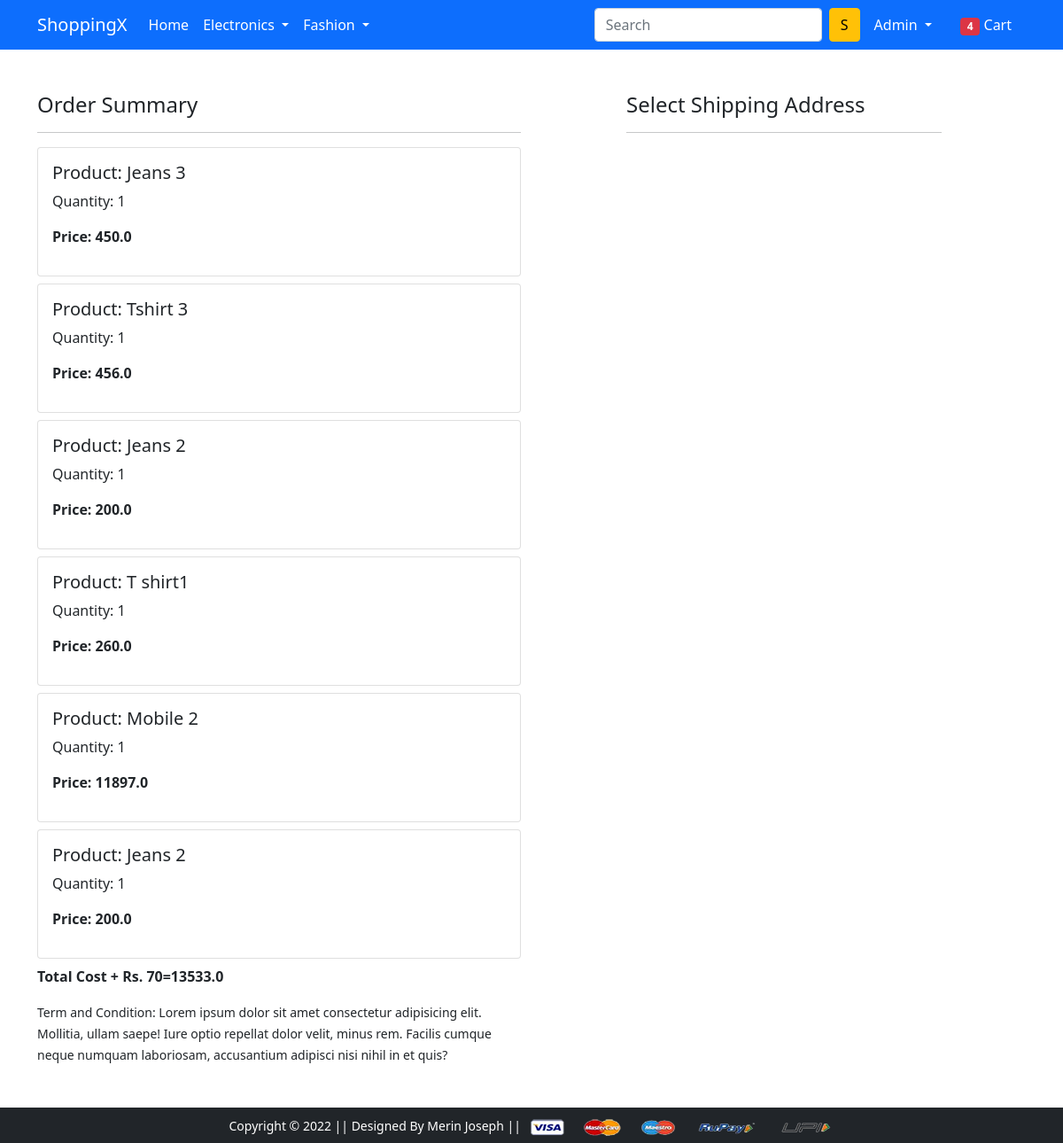
Before: /checkout/ (signed in) with the older database file.
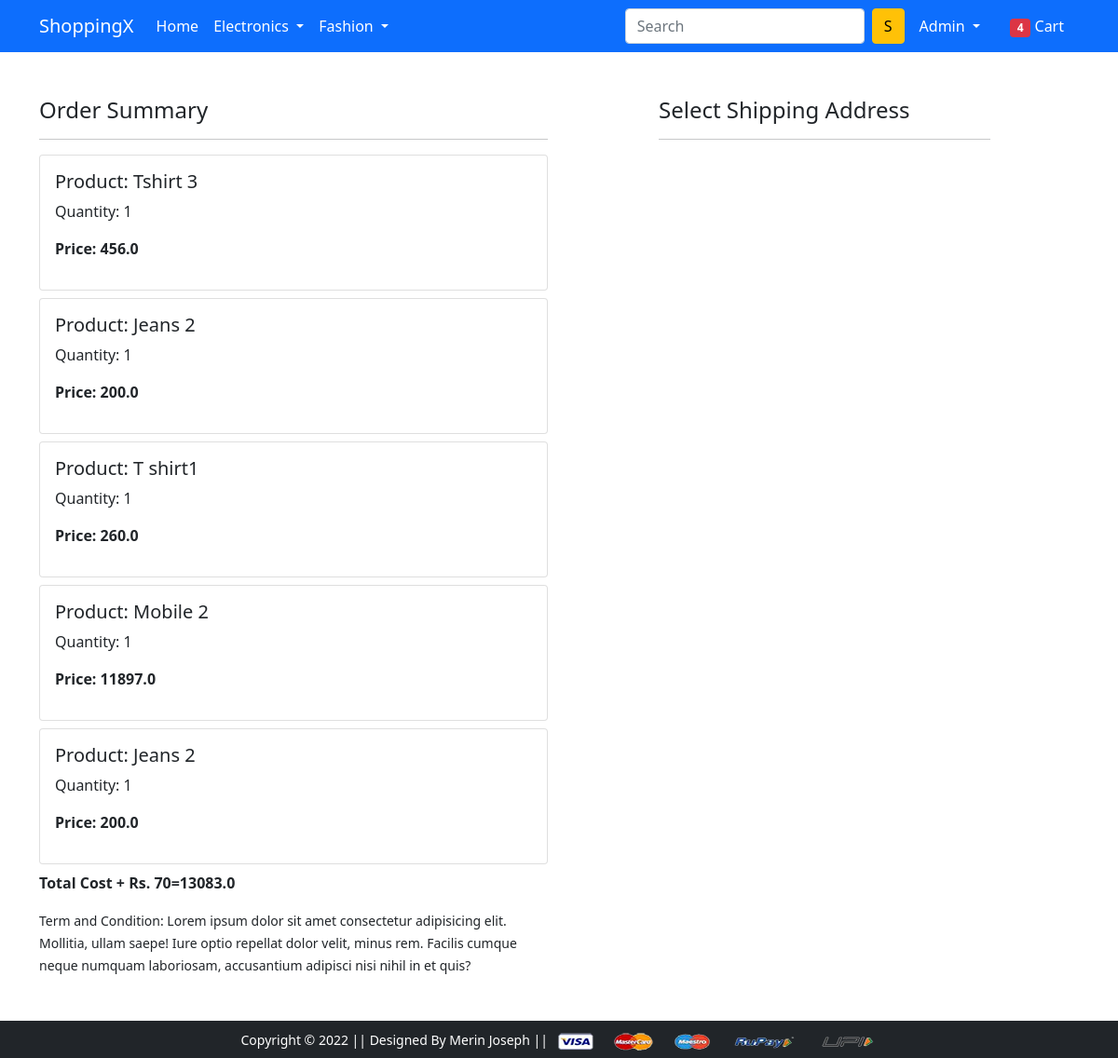
After: the same page with the newer database file.
### app/models.py (models this page shows, shortened)
class Cart(models.Model):
    user = models.ForeignKey(User, on_delete=models.CASCADE)
    product = models.ForeignKey(Product, on_delete=models.CASCADE)
    quantity = models.PositiveIntegerField(default=1)
    @property
    def total_cost(self):
        return self.quantity*self.product.discounted_price

class Product(models.Model):
    title = models.CharField(max_length=100)
    selling_price = models.FloatField()
    discounted_price = models.FloatField()
    description = models.TextField()
    brand = models.CharField(max_length=100)
    category = models.CharField(choices=CATEGORY_CHOICES, max_length=2)
    product_image = models.ImageField(upload_to='productimg')

### app/views.py (the view)
# urls.py: path('checkout/', checkout, name='checkout'),
@login_required
def checkout(request):
    user=request.user
    add=Customer.objects.filter(user=user)
    cart_items=Cart.objects.filter(user=user)
    amount=0.0
    shipping_amount = 70.0
    totalamount=0.0
    cart_product = [p for p in Cart.objects.all() if p.user == request.user]
    if cart_product:
        for p in cart_product:
            tempamount = (p.quantity * p.product.discounted_price)
            amount += tempamount
        totalamount=amount+shipping_amount
    return render(request, 'app/checkout.html',{'add':add,'totalamount':totalamount,'cart_items':cart_items})

### app/templates/app/checkout.html (shortened to what this page needs)
{% extends 'app/base.html' %}
{% load static %}
{% block main-content %}
<div class="container">
 <div class="row mt-5">
  <div class="col-sm-6">
    <h4>Order Summary</h4>
    <hr>
    {% for item in cart_items %}
      <div class="card mb-2">
        <div class="card-body">
          <h5>Product: {{item.product.title}}</h5>
          <p>Quantity: {{item.quantity}}</p>
          <p class="fw-bold">Price: {{item.total_cost}}</p>
        </div>
      </div>
    {% endfor %}
    <p class="fw-bold">Total Cost + Rs. 70={{totalamount}}</p>
    <small>Term and Condition: Lorem ipsum dolor sit amet consectetur adipisicing elit. Mollitia, ullam saepe! Iure optio repellat dolor velit, minus rem. Facilis cumque neque numquam laboriosam, accusantium adipisci nisi nihil in et quis?</small>
  </div>
  <div class="col-sm-4 offset-sm-1">
    <h4>Select Shipping Address</h4>
    <hr>
    </div>
  </div>
</div>
{% endblock main-content %}

Changed rows visible on the page:
removed Cart: product "Jeans 3", quantity "1", total_cost "450.0"
Other visible differences:
{{ totalamount }}: "13533.0" → "13083.0"
